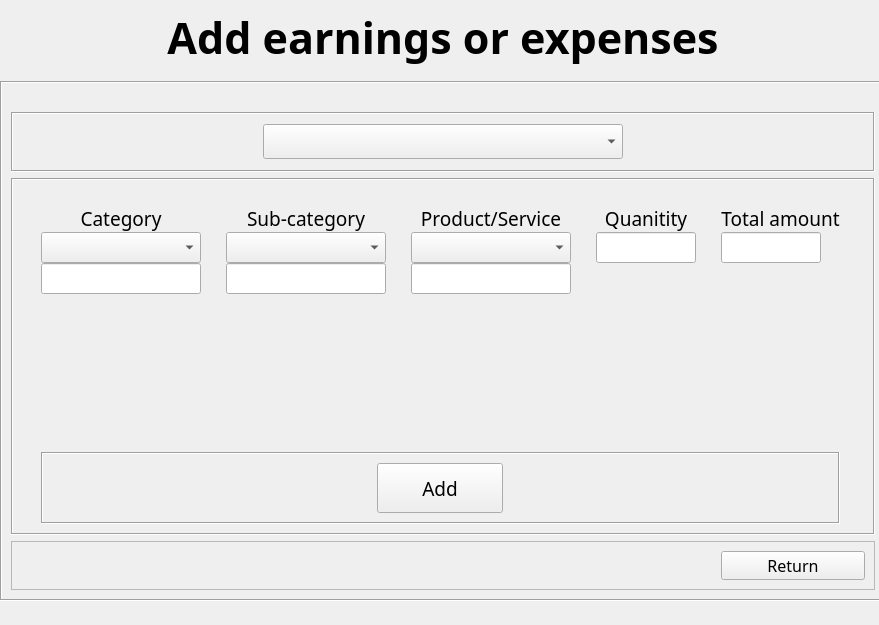
<?xml version="1.0" encoding="UTF-8"?>
<ui version="4.0">
 <class>Form</class>
 <widget class="QWidget" name="Form">
  <property name="geometry">
   <rect>
    <x>0</x>
    <y>0</y>
    <width>879</width>
    <height>625</height>
   </rect>
  </property>
  <property name="sizePolicy">
   <sizepolicy hsizetype="Fixed" vsizetype="Fixed">
    <horstretch>0</horstretch>
    <verstretch>0</verstretch>
   </sizepolicy>
  </property>
  <property name="windowTitle">
   <string>Add earnings or expenses</string>
  </property>
  <widget class="QWidget" name="gridLayoutWidget">
   <property name="geometry">
    <rect>
     <x>0</x>
     <y>0</y>
     <width>886</width>
     <height>601</height>
    </rect>
   </property>
   <layout class="QGridLayout" name="gridLayout">
    <property name="sizeConstraint">
     <enum>QLayout::SetMinimumSize</enum>
    </property>
    <item row="0" column="0">
     <widget class="QLabel" name="title">
      <property name="sizePolicy">
       <sizepolicy hsizetype="Preferred" vsizetype="Maximum">
        <horstretch>0</horstretch>
        <verstretch>0</verstretch>
       </sizepolicy>
      </property>
      <property name="minimumSize">
       <size>
        <width>0</width>
        <height>75</height>
       </size>
      </property>
      <property name="font">
       <font>
        <family>Candara</family>
        <pointsize>32</pointsize>
        <bold>true</bold>
       </font>
      </property>
      <property name="text">
       <string>Add earnings or expenses</string>
      </property>
      <property name="alignment">
       <set>Qt::AlignCenter</set>
      </property>
     </widget>
    </item>
    <item row="1" column="0">
     <widget class="QFrame" name="main_frm">
      <property name="sizePolicy">
       <sizepolicy hsizetype="Preferred" vsizetype="Preferred">
        <horstretch>0</horstretch>
        <verstretch>0</verstretch>
       </sizepolicy>
      </property>
      <property name="frameShape">
       <enum>QFrame::Box</enum>
      </property>
      <property name="frameShadow">
       <enum>QFrame::Sunken</enum>
      </property>
      <layout class="QVBoxLayout" name="verticalLayout">
       <item>
        <spacer name="verticalSpacer">
         <property name="orientation">
          <enum>Qt::Vertical</enum>
         </property>
         <property name="sizeType">
          <enum>QSizePolicy::Maximum</enum>
         </property>
         <property name="sizeHint" stdset="0">
          <size>
           <width>20</width>
           <height>40</height>
          </size>
         </property>
        </spacer>
       </item>
       <item>
        <widget class="QFrame" name="cmbbox_frm">
         <property name="sizePolicy">
          <sizepolicy hsizetype="Preferred" vsizetype="Maximum">
           <horstretch>0</horstretch>
           <verstretch>0</verstretch>
          </sizepolicy>
         </property>
         <property name="minimumSize">
          <size>
           <width>0</width>
           <height>60</height>
          </size>
         </property>
         <property name="frameShape">
          <enum>QFrame::Box</enum>
         </property>
         <property name="frameShadow">
          <enum>QFrame::Sunken</enum>
         </property>
         <layout class="QGridLayout" name="gridLayout_2">
          <property name="leftMargin">
           <number>250</number>
          </property>
          <property name="rightMargin">
           <number>250</number>
          </property>
          <item row="0" column="0">
           <widget class="QComboBox" name="choose_type_cmbbox">
            <property name="font">
             <font>
              <family>Candara Light</family>
              <pointsize>14</pointsize>
             </font>
            </property>
            <property name="currentText">
             <string/>
            </property>
            <property name="insertPolicy">
             <enum>QComboBox::InsertAtBottom</enum>
            </property>
            <property name="minimumContentsLength">
             <number>0</number>
            </property>
            <property name="placeholderText">
             <string>Choose what to add</string>
            </property>
            <item>
             <property name="text">
              <string/>
             </property>
            </item>
            <item>
             <property name="text">
              <string>Earnings</string>
             </property>
            </item>
            <item>
             <property name="text">
              <string>Expenses</string>
             </property>
            </item>
           </widget>
          </item>
         </layout>
        </widget>
       </item>
       <item>
        <widget class="QFrame" name="info_frm">
         <property name="frameShape">
          <enum>QFrame::Box</enum>
         </property>
         <property name="frameShadow">
          <enum>QFrame::Sunken</enum>
         </property>
         <layout class="QGridLayout" name="gridLayout_3" rowstretch="0,0,0,0,0,0,0">
          <property name="topMargin">
           <number>0</number>
          </property>
          <property name="horizontalSpacing">
           <number>6</number>
          </property>
          <property name="verticalSpacing">
           <number>0</number>
          </property>
          <item row="2" column="3">
           <widget class="QLabel" name="qty_lbl">
            <property name="sizePolicy">
             <sizepolicy hsizetype="Preferred" vsizetype="Maximum">
              <horstretch>0</horstretch>
              <verstretch>0</verstretch>
             </sizepolicy>
            </property>
            <property name="font">
             <font>
              <family>Candara Light</family>
              <pointsize>14</pointsize>
             </font>
            </property>
            <property name="text">
             <string>Quanitity</string>
            </property>
            <property name="alignment">
             <set>Qt::AlignCenter</set>
            </property>
           </widget>
          </item>
          <item row="2" column="4">
           <widget class="QLabel" name="total_lbl">
            <property name="sizePolicy">
             <sizepolicy hsizetype="Preferred" vsizetype="Maximum">
              <horstretch>0</horstretch>
              <verstretch>0</verstretch>
             </sizepolicy>
            </property>
            <property name="font">
             <font>
              <family>Candara Light</family>
              <pointsize>14</pointsize>
             </font>
            </property>
            <property name="text">
             <string>Total amount</string>
            </property>
            <property name="alignment">
             <set>Qt::AlignCenter</set>
            </property>
           </widget>
          </item>
          <item row="3" column="4">
           <widget class="QLineEdit" name="total_inpt">
            <property name="sizePolicy">
             <sizepolicy hsizetype="Maximum" vsizetype="Fixed">
              <horstretch>0</horstretch>
              <verstretch>0</verstretch>
             </sizepolicy>
            </property>
            <property name="maximumSize">
             <size>
              <width>100</width>
              <height>16777215</height>
             </size>
            </property>
            <property name="font">
             <font>
              <family>Candara Light</family>
              <pointsize>12</pointsize>
             </font>
            </property>
           </widget>
          </item>
          <item row="3" column="2">
           <widget class="QComboBox" name="product_service_cmbbox">
            <property name="sizePolicy">
             <sizepolicy hsizetype="Maximum" vsizetype="Fixed">
              <horstretch>0</horstretch>
              <verstretch>0</verstretch>
             </sizepolicy>
            </property>
            <property name="minimumSize">
             <size>
              <width>160</width>
              <height>0</height>
             </size>
            </property>
            <property name="font">
             <font>
              <family>Candara Light</family>
              <pointsize>12</pointsize>
             </font>
            </property>
            <property name="placeholderText">
             <string>Choose</string>
            </property>
           </widget>
          </item>
          <item row="2" column="0">
           <widget class="QLabel" name="category_lbl">
            <property name="sizePolicy">
             <sizepolicy hsizetype="Preferred" vsizetype="Maximum">
              <horstretch>0</horstretch>
              <verstretch>0</verstretch>
             </sizepolicy>
            </property>
            <property name="font">
             <font>
              <family>Candara Light</family>
              <pointsize>14</pointsize>
             </font>
            </property>
            <property name="text">
             <string>Category</string>
            </property>
            <property name="alignment">
             <set>Qt::AlignCenter</set>
            </property>
           </widget>
          </item>
          <item row="5" column="1">
           <spacer name="bottom_vertical_spacer">
            <property name="orientation">
             <enum>Qt::Vertical</enum>
            </property>
            <property name="sizeType">
             <enum>QSizePolicy::Maximum</enum>
            </property>
            <property name="sizeHint" stdset="0">
             <size>
              <width>20</width>
              <height>167</height>
             </size>
            </property>
           </spacer>
          </item>
          <item row="3" column="1">
           <widget class="QComboBox" name="subcategory_cmbbox">
            <property name="sizePolicy">
             <sizepolicy hsizetype="Maximum" vsizetype="Fixed">
              <horstretch>0</horstretch>
              <verstretch>0</verstretch>
             </sizepolicy>
            </property>
            <property name="minimumSize">
             <size>
              <width>160</width>
              <height>0</height>
             </size>
            </property>
            <property name="font">
             <font>
              <family>Candara Light</family>
              <pointsize>12</pointsize>
             </font>
            </property>
            <property name="placeholderText">
             <string>Choose</string>
            </property>
           </widget>
          </item>
          <item row="4" column="2">
           <widget class="QLineEdit" name="new_product_service_inpt">
            <property name="sizePolicy">
             <sizepolicy hsizetype="Maximum" vsizetype="Fixed">
              <horstretch>0</horstretch>
              <verstretch>0</verstretch>
             </sizepolicy>
            </property>
            <property name="minimumSize">
             <size>
              <width>125</width>
              <height>0</height>
             </size>
            </property>
            <property name="maximumSize">
             <size>
              <width>160</width>
              <height>16777215</height>
             </size>
            </property>
            <property name="font">
             <font>
              <family>Candara Light</family>
              <pointsize>12</pointsize>
             </font>
            </property>
           </widget>
          </item>
          <item row="4" column="1">
           <widget class="QLineEdit" name="new_subcategory_inpt">
            <property name="sizePolicy">
             <sizepolicy hsizetype="Maximum" vsizetype="Fixed">
              <horstretch>0</horstretch>
              <verstretch>0</verstretch>
             </sizepolicy>
            </property>
            <property name="minimumSize">
             <size>
              <width>125</width>
              <height>0</height>
             </size>
            </property>
            <property name="maximumSize">
             <size>
              <width>160</width>
              <height>16777215</height>
             </size>
            </property>
            <property name="font">
             <font>
              <family>Candara Light</family>
              <pointsize>12</pointsize>
             </font>
            </property>
           </widget>
          </item>
          <item row="3" column="3">
           <widget class="QLineEdit" name="qty_inpt">
            <property name="sizePolicy">
             <sizepolicy hsizetype="Maximum" vsizetype="Fixed">
              <horstretch>0</horstretch>
              <verstretch>0</verstretch>
             </sizepolicy>
            </property>
            <property name="minimumSize">
             <size>
              <width>99</width>
              <height>0</height>
             </size>
            </property>
            <property name="maximumSize">
             <size>
              <width>100</width>
              <height>16777215</height>
             </size>
            </property>
            <property name="font">
             <font>
              <family>Candara Light</family>
              <pointsize>12</pointsize>
             </font>
            </property>
           </widget>
          </item>
          <item row="6" column="0" colspan="5">
           <widget class="QFrame" name="add_btn_frm">
            <property name="frameShape">
             <enum>QFrame::Box</enum>
            </property>
            <property name="frameShadow">
             <enum>QFrame::Sunken</enum>
            </property>
            <layout class="QHBoxLayout" name="horizontalLayout">
             <item>
              <widget class="QPushButton" name="add_btn">
               <property name="sizePolicy">
                <sizepolicy hsizetype="Maximum" vsizetype="Maximum">
                 <horstretch>0</horstretch>
                 <verstretch>0</verstretch>
                </sizepolicy>
               </property>
               <property name="minimumSize">
                <size>
                 <width>126</width>
                 <height>50</height>
                </size>
               </property>
               <property name="font">
                <font>
                 <family>Candara</family>
                 <pointsize>14</pointsize>
                </font>
               </property>
               <property name="text">
                <string>Add</string>
               </property>
              </widget>
             </item>
            </layout>
           </widget>
          </item>
          <item row="3" column="0">
           <widget class="QComboBox" name="category_cmbbox">
            <property name="sizePolicy">
             <sizepolicy hsizetype="Maximum" vsizetype="Fixed">
              <horstretch>0</horstretch>
              <verstretch>0</verstretch>
             </sizepolicy>
            </property>
            <property name="minimumSize">
             <size>
              <width>160</width>
              <height>0</height>
             </size>
            </property>
            <property name="font">
             <font>
              <family>Candara Light</family>
              <pointsize>12</pointsize>
             </font>
            </property>
            <property name="placeholderText">
             <string>Choose</string>
            </property>
           </widget>
          </item>
          <item row="4" column="3" colspan="2">
           <spacer name="horizontalSpacer_2">
            <property name="orientation">
             <enum>Qt::Horizontal</enum>
            </property>
            <property name="sizeHint" stdset="0">
             <size>
              <width>40</width>
              <height>20</height>
             </size>
            </property>
           </spacer>
          </item>
          <item row="2" column="1">
           <widget class="QLabel" name="subcategory_lbl">
            <property name="sizePolicy">
             <sizepolicy hsizetype="Preferred" vsizetype="Maximum">
              <horstretch>0</horstretch>
              <verstretch>0</verstretch>
             </sizepolicy>
            </property>
            <property name="font">
             <font>
              <family>Candara Light</family>
              <pointsize>14</pointsize>
             </font>
            </property>
            <property name="text">
             <string>Sub-category</string>
            </property>
            <property name="alignment">
             <set>Qt::AlignCenter</set>
            </property>
           </widget>
          </item>
          <item row="0" column="1">
           <spacer name="top_vertical_spacer">
            <property name="orientation">
             <enum>Qt::Vertical</enum>
            </property>
            <property name="sizeType">
             <enum>QSizePolicy::Maximum</enum>
            </property>
            <property name="sizeHint" stdset="0">
             <size>
              <width>20</width>
              <height>35</height>
             </size>
            </property>
           </spacer>
          </item>
          <item row="4" column="0">
           <widget class="QLineEdit" name="new_category_inpt">
            <property name="sizePolicy">
             <sizepolicy hsizetype="Maximum" vsizetype="Fixed">
              <horstretch>0</horstretch>
              <verstretch>0</verstretch>
             </sizepolicy>
            </property>
            <property name="minimumSize">
             <size>
              <width>125</width>
              <height>0</height>
             </size>
            </property>
            <property name="maximumSize">
             <size>
              <width>160</width>
              <height>16777215</height>
             </size>
            </property>
            <property name="font">
             <font>
              <family>Candara Light</family>
              <pointsize>12</pointsize>
             </font>
            </property>
           </widget>
          </item>
          <item row="2" column="2">
           <widget class="QLabel" name="product_service_lbl">
            <property name="sizePolicy">
             <sizepolicy hsizetype="Preferred" vsizetype="Maximum">
              <horstretch>0</horstretch>
              <verstretch>0</verstretch>
             </sizepolicy>
            </property>
            <property name="font">
             <font>
              <family>Candara Light</family>
              <pointsize>14</pointsize>
             </font>
            </property>
            <property name="text">
             <string>Product/Service</string>
            </property>
            <property name="alignment">
             <set>Qt::AlignCenter</set>
            </property>
           </widget>
          </item>
         </layout>
        </widget>
       </item>
       <item>
        <widget class="QFrame" name="return_frm">
         <property name="sizePolicy">
          <sizepolicy hsizetype="Preferred" vsizetype="Maximum">
           <horstretch>0</horstretch>
           <verstretch>0</verstretch>
          </sizepolicy>
         </property>
         <property name="minimumSize">
          <size>
           <width>0</width>
           <height>49</height>
          </size>
         </property>
         <property name="frameShape">
          <enum>QFrame::StyledPanel</enum>
         </property>
         <property name="frameShadow">
          <enum>QFrame::Raised</enum>
         </property>
         <layout class="QHBoxLayout" name="horizontalLayout_2">
          <item>
           <spacer name="horizontalSpacer">
            <property name="orientation">
             <enum>Qt::Horizontal</enum>
            </property>
            <property name="sizeType">
             <enum>QSizePolicy::Maximum</enum>
            </property>
            <property name="sizeHint" stdset="0">
             <size>
              <width>700</width>
              <height>20</height>
             </size>
            </property>
           </spacer>
          </item>
          <item>
           <widget class="QPushButton" name="return_btn">
            <property name="font">
             <font>
              <family>Candara</family>
              <pointsize>12</pointsize>
             </font>
            </property>
            <property name="text">
             <string>Return</string>
            </property>
           </widget>
          </item>
         </layout>
        </widget>
       </item>
      </layout>
     </widget>
    </item>
   </layout>
  </widget>
 </widget>
 <resources/>
 <connections/>
</ui>
